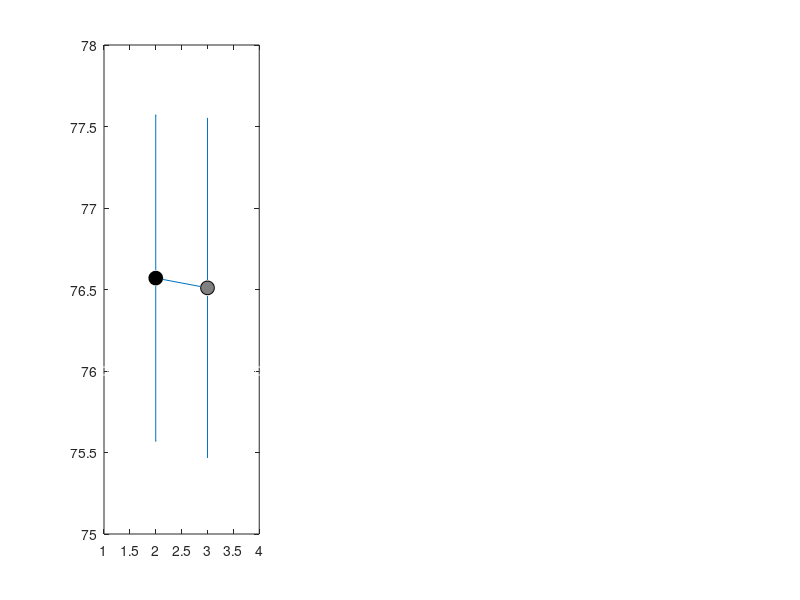

Here is the MATLAB script that generated this plot: (Note: this script raises an error after producing the figure.)

function []=plotaemd()
    a =[76.57,1.0;
        76.51,1.04];
    subplot(1,3,1);
    figure(1),plot(1,76,'ko','color','white');hold on;
    figure(1),plot(2,a(1,1),' ko','MarkerSize',10,'MarkerFacecolor','black');
    figure(1),plot(3,a(2,1),'ko','MarkerSize',10,'MarkerFacecolor',[0.5,0.5,0.5]);
    figure(1),plot(4,76,'ko','color','white');
    er=errorbar([2,3],a(:,1),a(:,2),a(:,2));
    er.Color=[1 0 0];
    er.LineWidth=2;
    er.LineStyle='none';
    set(gca,'xtick',[1:1:4],'XTickLabel',{'','Train','Test'});
    ylabel('Accuracy [%]','fontsize',18,'fontweight','normal','fontname','Times New Roman');
    set(gca,'fontsize',15);
    ylim([58 86]);
    title(gca,'AE_1','FontWeight','normal');
    hold off;

    a=[77.54,1.95;77.51,1.89];
    subplot(1,3,2);
    figure(1),plot(1,76,'ko','color','white');hold on;
    figure(1),plot(2,a(1,1),' ko','MarkerSize',10,'MarkerFacecolor','black');
    figure(1),plot(3,a(2,1),'ko','MarkerSize',10,'MarkerFacecolor',[0.5,0.5,0.5]);
    figure(1),plot(4,76,'ko','color','white');
    er=errorbar([2,3],a(:,1),a(:,2),a(:,2));
    er.Color=[1 0 0];
    er.LineWidth=2;
    er.LineStyle='none';
    set(gca,'xtick',[1:1:4],'XTickLabel',{'','Train','Test'});
    ylabel('Accuracy [%]','fontsize',18,'fontweight','normal','fontname','Times New Roman');
    set(gca,'fontsize',15);
    ylim([58 86]);
    title(gca,'AE_2','FontWeight','normal');
    hold off;

    a=[77.96,0.71;77.91,0.72];
    subplot(1,3,3);
    figure(1),plot(1,76,'ko','color','white');hold on;
    figure(1),plot(2,a(1,1),' ko','MarkerSize',10,'MarkerFacecolor','black');
    figure(1),plot(3,a(2,1),'ko','MarkerSize',10,'MarkerFacecolor',[0.5,0.5,0.5]);
    figure(1),plot(4,76,'ko','color','white');
    er=errorbar([2,3],a(:,1),a(:,2),a(:,2));
    er.Color=[1 0 0];
    er.LineWidth=2;
    er.LineStyle='none';
    set(gca,'xtick',[1:1:4],'XTickLabel',{'','Train','Test'});
    ylabel('Accuracy [%]','fontsize',18,'fontweight','normal','fontname','Times New Roman');
    set(gca,'fontsize',15);
    ylim([58 86]);
    title(gca,'AE_3','FontWeight','normal');
    hold off;
end
